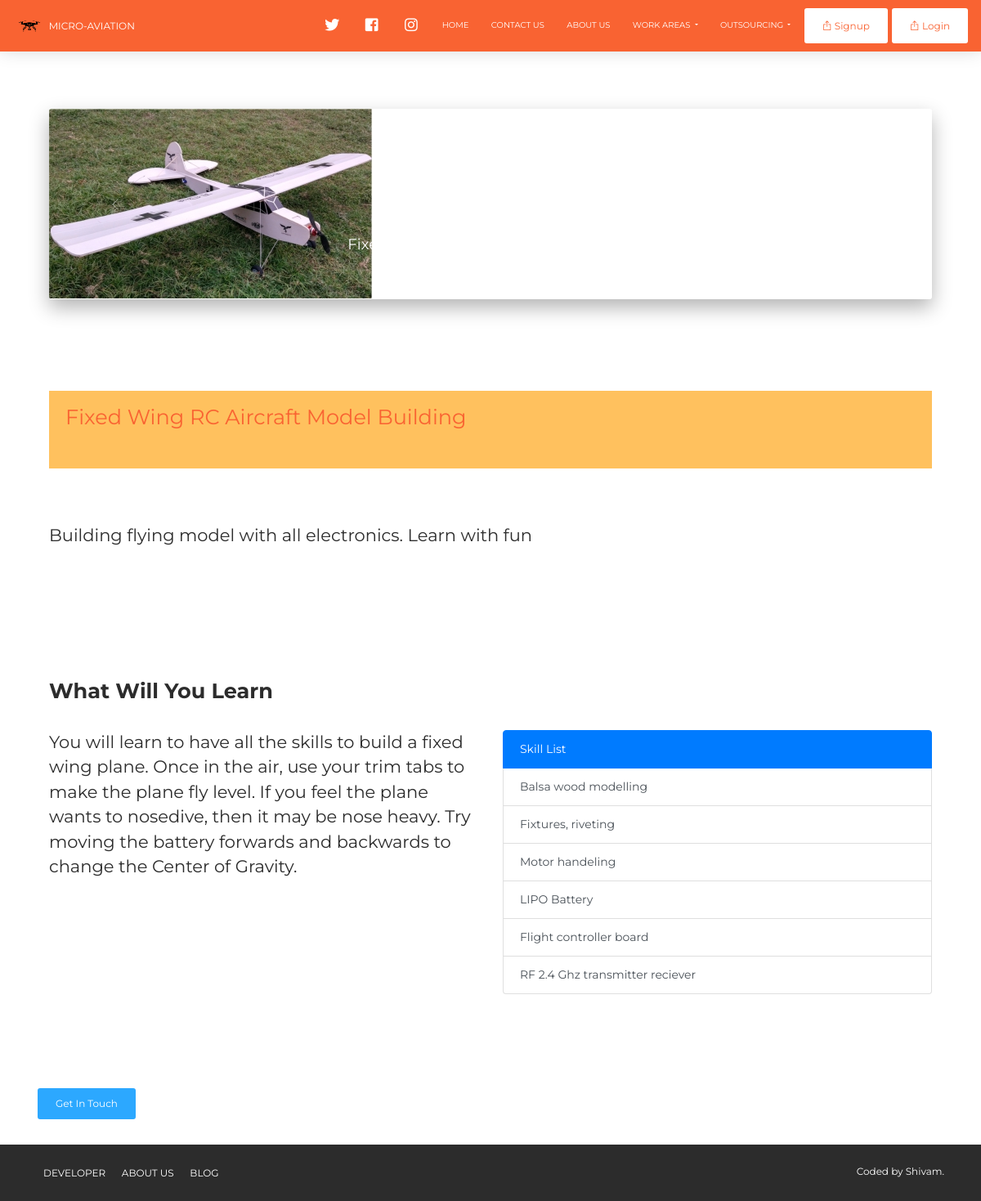
The app's page /training/2/ with its own data.
### training/models.py (models this page shows, shortened)
class Training(models.Model):
    kind = models.CharField(max_length=200)
    card_description = models.CharField(max_length=300)
    image = models.ImageField(upload_to='images/',  blank=False)
    date = models.DateField()
    brief_info = models.TextField()

class LearnPoints(models.Model):
    post = models.ForeignKey(Training , default=None, on_delete=models.CASCADE)
    point = models.CharField(max_length=500, blank=False)

### training/views.py (the view)
# urls.py: path('<int:post_id>/', views.detail, name='detail'),
def detail(request, post_id):
    train = get_object_or_404(Training, pk=post_id)
    points = LearnPoints.objects.filter(post=post_id)
    photos = TrainingImages.objects.filter(post=post_id)
    videos = TrainingVideo.objects.filter(post=post_id)
    return render(request, 'training/detail.html',{'train':train, 'photos':photos, 'videos':videos, 'points':points,})

### training/templates/training/detail.html (shortened to what this page needs)
{% extends 'micro/base.html' %}
{% load static %}
{% block content %}
<div class="container">
<div class="section" id="carousel">
       <div class="container">
         <div class="row justify-content-center">
           <div class="col-lg-12 col-md-16">
             <div id="carouselExampleIndicators" class="carousel slide" data-ride="carousel">
               <ol class="carousel-indicators">
                 <li data-target="#carouselExampleIndicators" data-slide-to="0" class="active"></li>
                 <li data-target="#carouselExampleIndicators" data-slide-to="1"></li>
                 <li data-target="#carouselExampleIndicators" data-slide-to="2"></li>
               </ol>
               <div class="carousel-inner" role="listbox">
                 <div class="carousel-item active">
                   <img class="d-block" src="{{ train.image.url }}" alt="First slide">
                   <div class="carousel-caption d-none d-md-block">
                     <h5>{{ train.kind }}</h5>
                   </div>
                 </div>
               </div>
               <a class="carousel-control-prev" href="#carouselExampleIndicators" role="button" data-slide="prev">
                 <i class="now-ui-icons arrows-1_minimal-left"></i>
               </a>
               <a class="carousel-control-next" href="#carouselExampleIndicators" role="button" data-slide="next">
                 <i class="now-ui-icons arrows-1_minimal-right"></i>
               </a>
             </div>
           </div>
         </div>
       </div>
     </div>
     </div>
<br>
<br>
<div class="container">
<div class="container">
<div class="alert alert-warning" role="alert">
  <h3 class="text-primary">{{ train.kind }}</h3>
</div
<br>
<br>
<h4>{{ train.card_description }}</h4>
<br>
<br>
</div>
</div>
<div class="container">
<div class="section section-javascript" id="javascriptComponents">
        <div class="container">
          <h3 class="title">What Will You Learn</h3>
          <div class="row" id="modals">
            <div class="col-md-6">
              <h4>{{ train.brief_info }}</h4>
            </div>
            <div class="col-md-6">
                  <div class="list-group">
                    <button type="button" class="list-group-item list-group-item-action active" aria-current="true">
                      Skill List
                    </button>
                    {% for po in points %}
                    <button type="button" class="list-group-item list-group-item-action">{{ po.point }}</button>
                    {% endfor %}
                  </div>
            </div>
            <br />
            <br />
            <div class="col-md-6">
            </div>
            <div class="col-md-6">
              <br>
              <br>
            </div>
          </div>
        </div>
      </div>
</div>
<div class="container">
<br>
<br>
<br>
<a class="btn btn-info" href="{% url 'contact' %}" role="button">Get In Touch</a>
<br>
<br>
</div>
{% endblock %}

### micro/static/assets/demo/demo.css (style rules this page uses)
#javascriptComponents { padding-bottom: 0; }
.section-javascript .title { margin-bottom: 0; }

### records on screen
Training: image (picture), kind "Fixed Wing RC Aircraft Model Building", card_description "Building flying model with all electronics. Learn with fun", brief_info "You will learn to have all the skills to build a fixed wing plane. Once in the air, use your trim tabs to make the plane fly level. If you feel the plane wants to nosedive, then it may be nose heavy. Try moving the battery forwards and backwards to change the Center of Gravity."
LearnPoints: point "Balsa wood modelling"
LearnPoints: point "Fixtures, riveting"
LearnPoints: point "Motor handeling"
LearnPoints: point "LIPO Battery"
LearnPoints: point "Flight controller board"
LearnPoints: point "RF 2.4 Ghz transmitter reciever"
